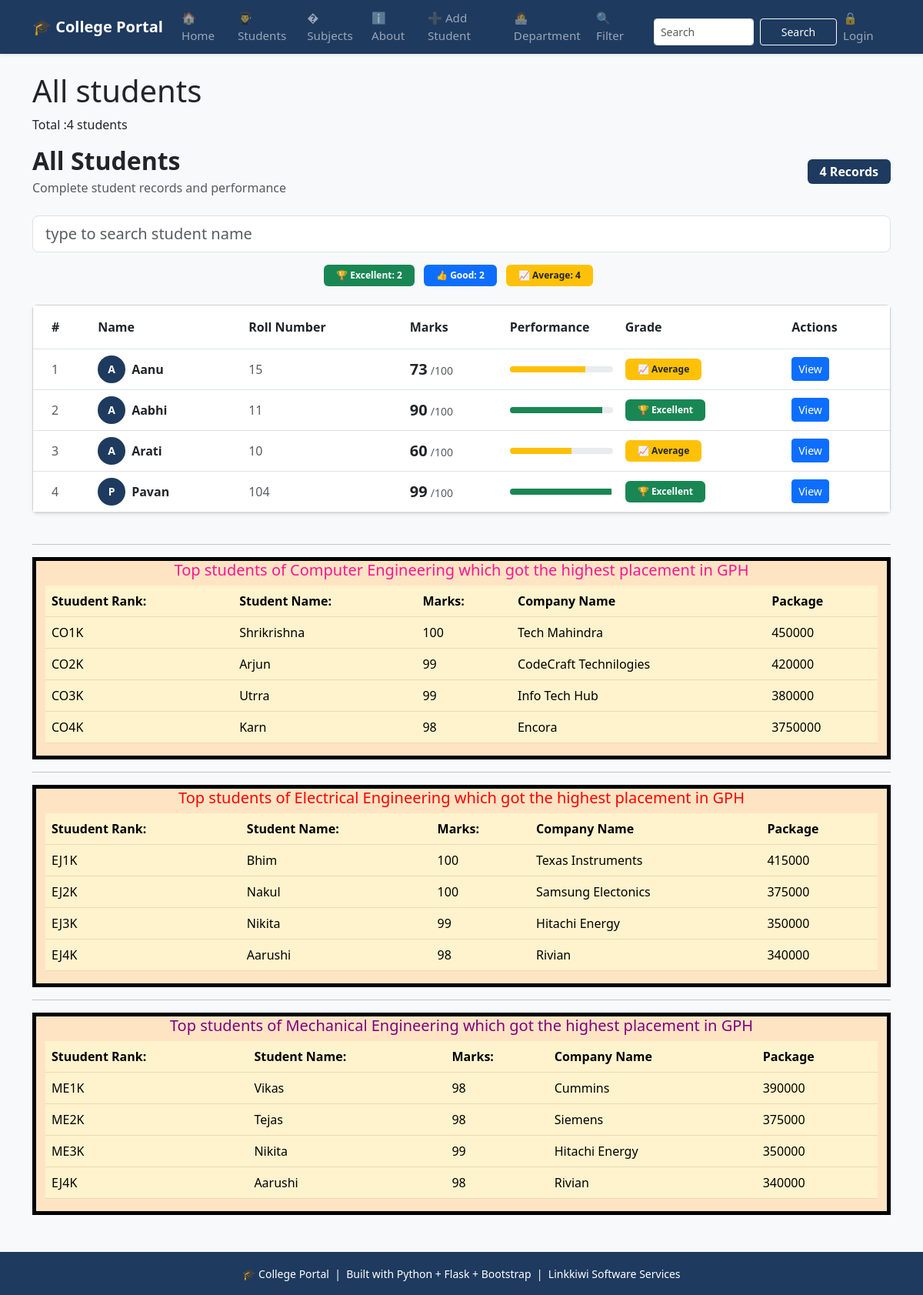
Before: /students with the older database file.
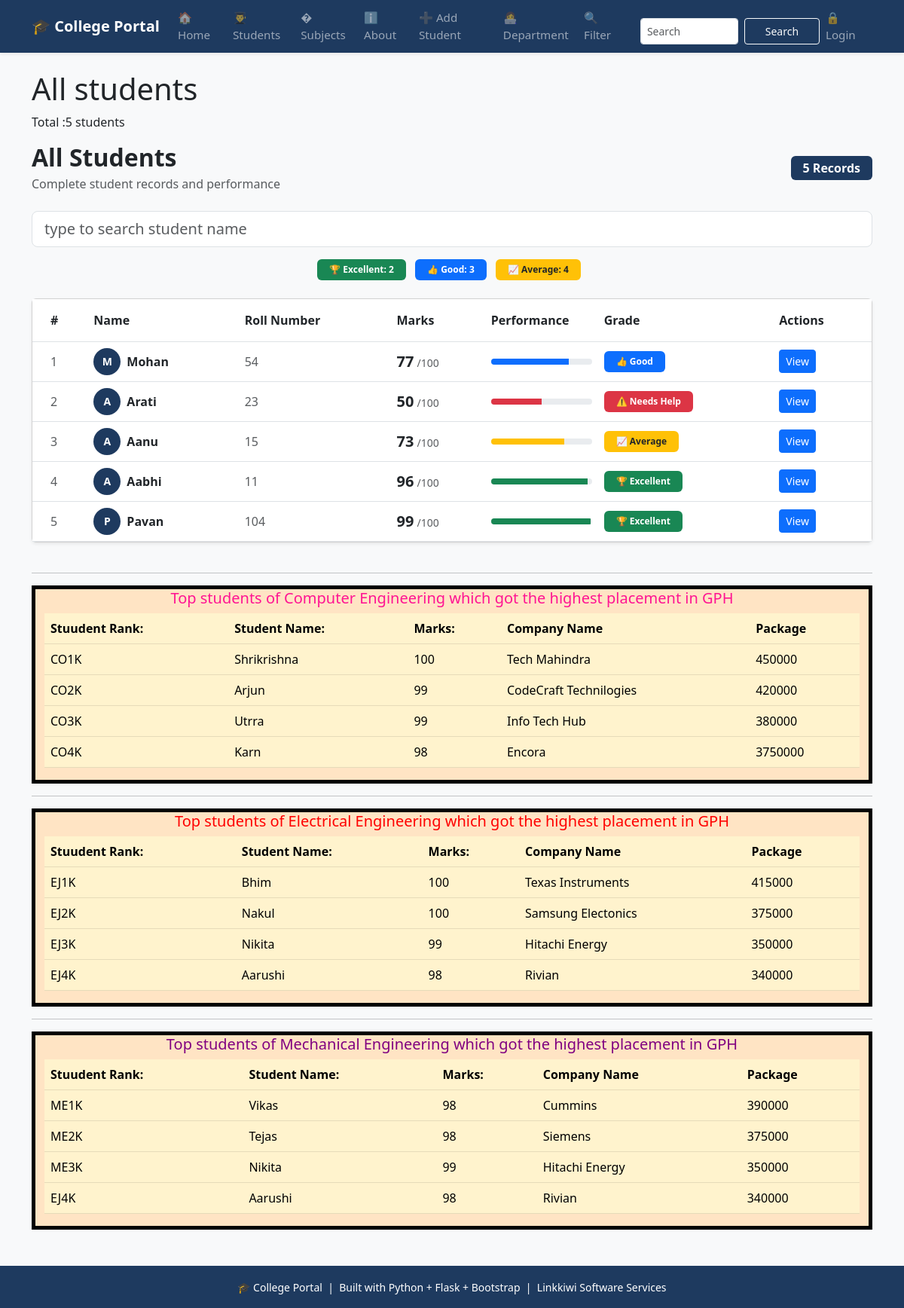
After: the same page with the newer database file.
### tables this page shows
CREATE TABLE students
                    (id INTEGER PRIMARY KEY AUTOINCREMENT,
                     name TEXT NOT NULL,
                     roll INTEGER NOT NULL,
                     marks INTEGER NOT NULL,
                     subject TEXT NOT NULL,
                     attendance INTEGER DEFAULT 0);

### app.py (the view)
@app.route("/students")
def students_page():
    conn = get_db()
    students = conn.execute('SELECT * FROM students ORDER BY id DESC').fetchall()
    conn.close()
    return render_template("students.html", students=students)

### database.py (called while the page is built)
def get_db():
   conn = sqlite3.connect('myproject.db')
   conn.row_factory = sqlite3.Row  # To access columns by name
   return conn

### templates/students.html (shortened to what the changed rows need)
{% extends 'base.html' %}
{% block content %}
<h1>All students</h1>
<p> Total :{{students|length}} students</p>
<div class="d-flex justify-content-between align-items-center mb-4">
    <div>
        <h2 class="fw-bold mb-1">All Students</h2>
        <p class="text-muted mb-0">
        </p>
    </div>
    <span class="badge fs-6 px-3 py-2"
          style="background-color: #1e3a5f;">
        {{ students|length }} Records
    </span>
</div>
<div class="mb-3">
    <input type="text"
    id="searchInput"
    class="form-control form-control-lg"
    placeholder="type to search student name"/>
</div>
<div class="row mb-4">
    {% set excellent = students|selectattr('marks','ge',90)|list %}
    {% set good      = students|selectattr('marks','ge',75)|list %}
    {% set average   = students|selectattr('marks','ge',60)|list %}
    <div class="col text-center">
        <span class="badge bg-success px-3 py-2 me-2">
            🏆 Excellent: {{ excellent|length }}
        </span>
        <span class="badge bg-primary px-3 py-2 me-2">
            👍 Good: {{ good|length }}
        </span>
        <span class="badge bg-warning text-dark px-3 py-2 me-2">
            📈 Average: {{ average|length }}
        </span>
    </div>
</div>
<div class="card shadow-sm">
    <div class="card-body p-0">
        <div class="table-responsive">
            <table class="table table-hover mb-0">
                <thead style="background-color: #1e3a5f; color:white;">
                    <tr>
                        <th class="py-3 ps-4">#</th>
                        <th class="py-3">Name</th>
                        <th class="py-3">Roll Number</th>
                        <th class="py-3">Marks</th>
                        <th class="py-3">Performance</th>
                        <th class="py-3">Grade</th>
                        <th class="py-3">Actions</th>
                    </tr>
                </thead>
                <tbody id="tabelBody">
                    {% for student in students %}
                    <tr class="align-middle" data-name="{{student.name|lower}}">
                        <td class="ps-4 text-muted">
                            {{ loop.index }}
                        </td>
                        <td>
                            <div class="d-flex align-items-center">
                                <div class="rounded-circle d-flex align-items-center
                                            justify-content-center me-2 text-white fw-bold"
                                     style="width:36px; height:36px; font-size:14px;
                                            background-color: #1e3a5f;">
                                    {{ student.name[0] }}
                                </div>
                                <span class="fw-bold">{{ student.name }}</span>
                            </div>
                        </td>
                        <td class="text-muted">{{ student.roll }}</td>
                        <td>
                            <span class="fw-bold fs-5">{{ student.marks }}</span>
                            <span class="text-muted small">/100</span>
                        </td>
                        <td style="width:150px;">
                            <div class="progress" style="height:8px;">
                                <div class="progress-bar
                                    {% if student.marks >= 90 %}bg-success
                                    {% elif student.marks >= 75 %}bg-primary
                                    {% elif student.marks >= 60 %}bg-warning
                                    {% else %}bg-danger{% endif %}"
                                    style="width: {{ student.marks|default(0) }}%;">
                                </div>
                            </div>
                        </td>
                        <td>
                            {% if student.marks >= 90 %}
                                <span class="badge bg-success px-3 py-2">
                                    🏆 Excellent
                                </span>
                            {% elif student.marks >= 75 %}
                                <span class="badge bg-primary px-3 py-2">
                                    👍 Good
                                </span>
                            {% elif student.marks >= 60 %}
                                <span class="badge bg-warning text-dark px-3 py-2">
                                    📈 Average
                                </span>
                            {% else %}
                                <span class="badge bg-danger px-3 py-2">
                                    ⚠️ Needs Help
                                </span>
                            {% endif %}
                        </td>
                        <td>
                            <a href="{{ url_for('student_detail', id=student.id) }}"
                             class="btn btn-sm btn-primary">View
                            </a>
                        </td>
                    </tr>
                    {% endfor %}
                </tbody>
            </table>
        </div>
    </div>
</div>
<br/>
<hr/>
<div class="container " style="border:5px solid black; background-color:bisque">
    <div class="header">
    </div>
    <table class="table table-warning">
           <thead>
              <tr>
                  <th>Stuudent Rank:</th>
                  <th>Student Name:</th>
                  <th>Marks:</th>
                  <th>Company Name</th>
                  <th>Package</th>
              </tr>
           </thead>
       </table>
    </div>
       <hr/>
      <div class="container " style="border:5px solid black; background-color:bisque">
    <div class="header">
    </div>
    <table class="table table-warning">
           <thead>
              <tr>
                  <th>Stuudent Rank:</th>
                  <th>Student Name:</th>
                  <th>Marks:</th>
                  <th>Company Name</th>
                  <th>Package</th>
              </tr>
           </thead>
       </table>
    </div>
       <hr/>
        <div class="container " style="border:5px solid black; background-color:bisque">
    <div class="header">
    </div>
    <table class="table table-warning">
           <thead>
              <tr>
                  <th>Stuudent Rank:</th>
                  <th>Student Name:</th>
                  <th>Marks:</th>
                  <th>Company Name</th>
                  <th>Package</th>
              </tr>
           </thead>
       </table>
    </div>
{% endblock %}

Changed rows visible on the page:
removed students: name "A", name "Arati", roll "10", marks "60", shows "📈 Average"
added students: name "M", name "Mohan", roll "54", marks "77", shows "👍 Good"
added students: name "A", name "Arati", roll "23", marks "50", shows "⚠️ Needs Help"
changed students "Aabhi": marks "90" → "96"
Other visible differences:
{{ students|length }}: "4" → "5"
{{ good|length }}: "2" → "3"
